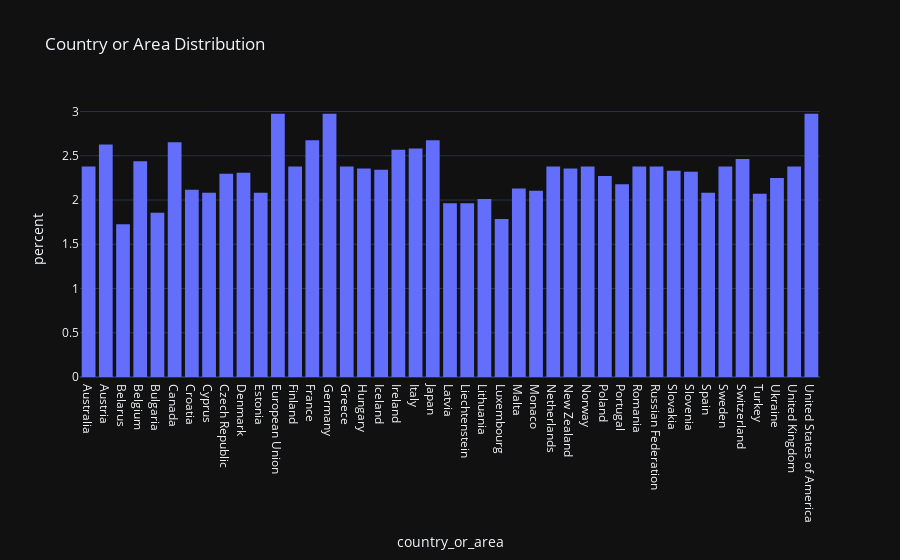

The notebook cell saved with this chart:
### Code cell
# Plot Histogram
figure = ex.histogram(greenhouse_gas_data, 
                      x='country_or_area', 
                      title='Country or Area Distribution', 
                      labels={'x':'Country or Area', 'y':'Count'}, 
                      template='plotly_dark', 
                      histnorm='percent', height=500)

figure.show()

### Figure 1 — Plotly figure (JSON) as saved in the notebook; plotly's stock layout.template omitted (floating-point values rounded to 4 significant figures; data arrays with more than 128 entries replaced by an {"elided": "..."} marker saying what was removed)
{"data": [{"alignmentgroup": "True", "bingroup": "x", "histnorm": "percent", "hovertemplate": "country_or_area=%{x}<br>percent=%{y}<extra></extra>", "legendgroup": "", "marker": {"color": "#636efa", "pattern": {"shape": ""}}, "name": "", "offsetgroup": "", "orientation": "v", "showlegend": false, "type": "histogram", "x": {"elided": "8406 str values"}, "xaxis": "x", "yaxis": "y"}], "layout": {"autosize": true, "barmode": "relative", "legend": {"tracegroupgap": 0}, "title": {"text": "Country or Area Distribution"}, "xaxis": {"anchor": "y", "autorange": true, "domain": [0, 1], "range": [-0.5, 42.5], "title": {"text": "country_or_area"}, "type": "category"}, "yaxis": {"anchor": "x", "autorange": true, "domain": [0, 1], "range": [0, 3.131], "title": {"text": "percent"}}}}
